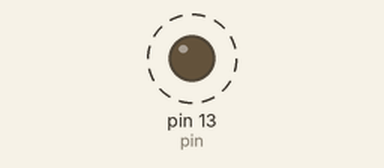
Simulated run of this sketch. Board: Arduino Uno, built with avr-gcc and run on an emulated ATmega328P. Shown: output pins drawn as LEDs (lit = HIGH). Dashed ring = blinking.

Above: at 0.5 s.
Timing chart, 0 to 4.6 s (numbered marks = the images above):
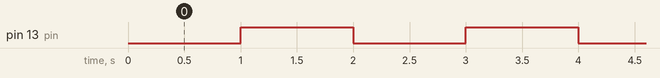

The sketch:

test.ino
```cpp
int pin = 13;

void setup() {

  pinMode(pin, OUTPUT);
}


void loop() {
  digitalWrite(pin, LOW);
  delay(1000);         //dừng 1
  digitalWrite(pin, HIGH);
  delay(1000);               //dừng 1
}
```

Measured:
- by itself, pin 13 (pin): alternates HIGH for 1.0 s and LOW for 1.0 s
